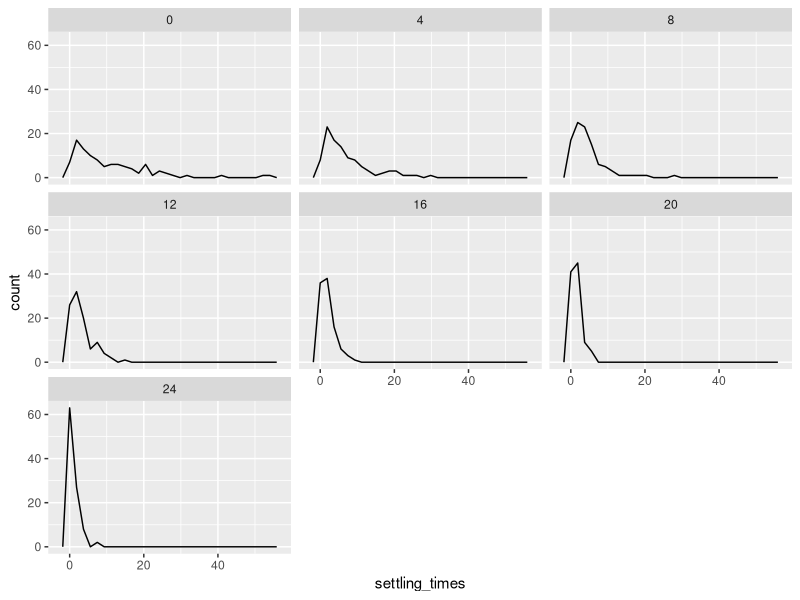

The R script that drew this image:
library(tidyverse)

rho <- 1.5
mean <- 50

# Calculate parameters for Weibull:
intercept <- (log(mean) - log(gamma(1 + 1 / rho))) * -rho
scale <- exp(intercept)^(-1 / rho)

sample_settling_times <- function(n, n_steps, scale, shape, beta_steps) {
    u <- runif(n)
    (
        -log(u) / (scale * exp(beta_steps * n_steps))
    )**(1 / shape)
}

sample_settling_times(100, n_steps = 3, scale = 0.9, shape = 1, beta_steps = 0)
expand_grid(
    n = 100, n_steps = seq.default(0, 25, by = 4), scale = 0.1, shape = 1, beta_steps = 0.1
) %>%
    rowid_to_column() %>%
    rowwise() %>%
    mutate(
        settling_times =
            sample_settling_times(n, n_steps, scale, shape, beta_steps) %>%
                list()
    ) %>%
    ungroup() %>%
    unnest(settling_times)  %>%
    ggplot(aes(settling_times, group = rowid)) +
    geom_freqpoly() +
    facet_wrap(~n_steps)
